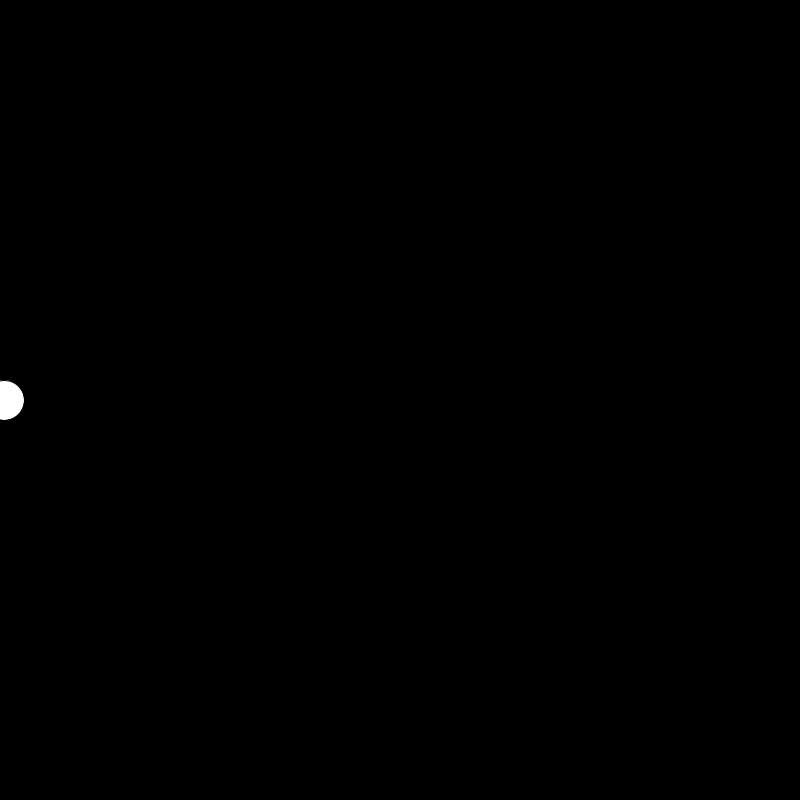
Frame 1 (no input)
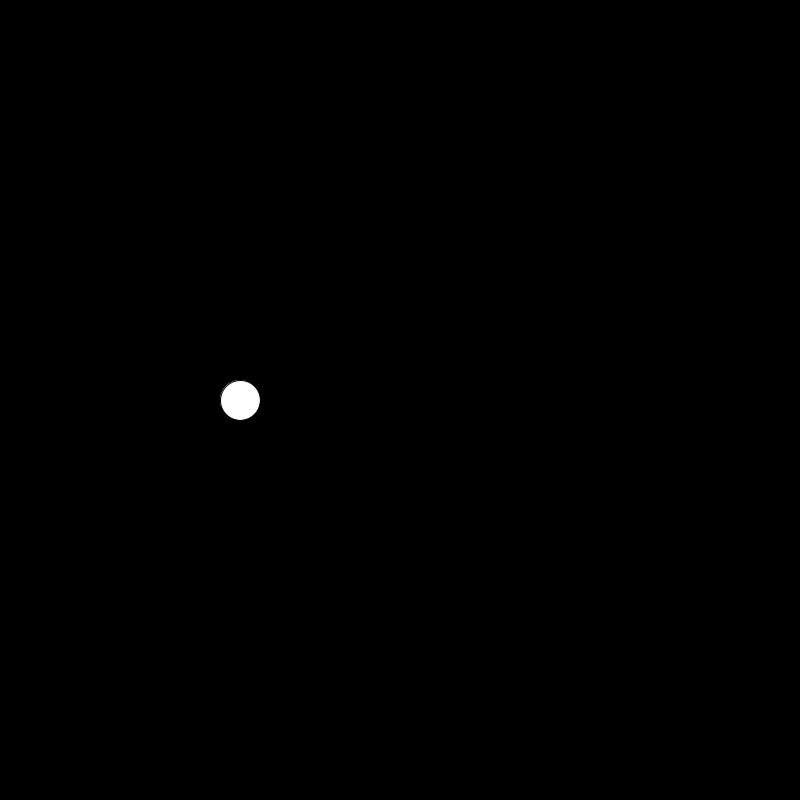
Frame 60 (the mouse pressed at the canvas centre just before this capture)
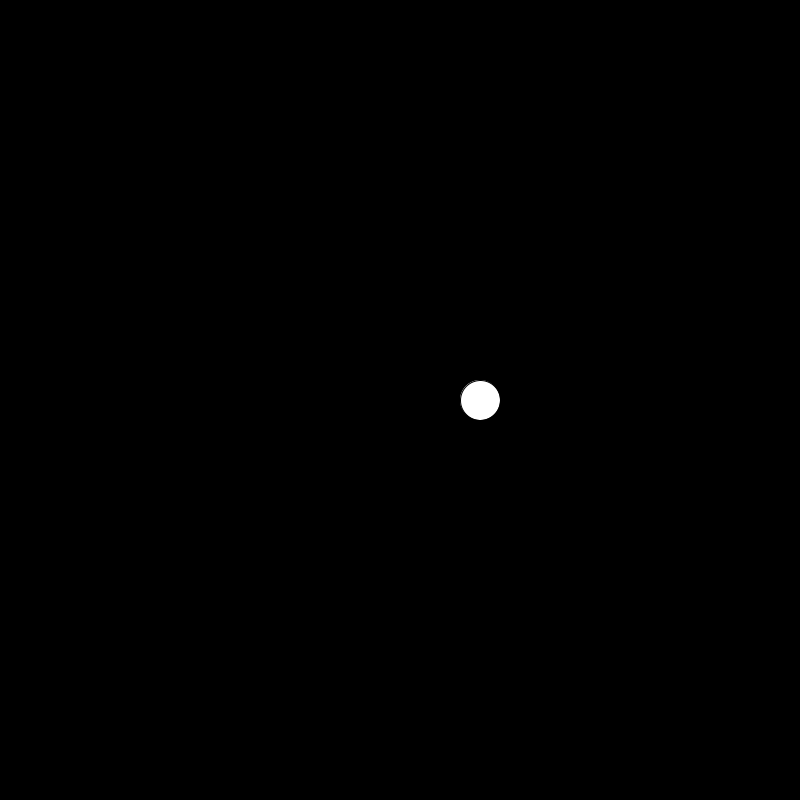
Frame 120 (the mouse held since frame 60 and released just before this capture)

The Processing sketch that drew these frames (run headless with seeded random() and noise(); from frame 60 on, the mouse is pressed at the canvas centre):

// Processing sketch: CONDITIONSessai
// ── CONDITIONSessai.pde
float x = 0.0;
float y = 0.0;
float speed = 4;
float rayon = 40;

void setup() {
  
  size(800,800);
  
}


void draw()  {
  
  background(0);
  y = height/2;
  x = x+speed;
  ellipse(x,y, rayon, rayon);

  
  if(x>width-20) {
    speed=-4;
  }
  
  if(x==20) {
    speed=4;
  }
}
